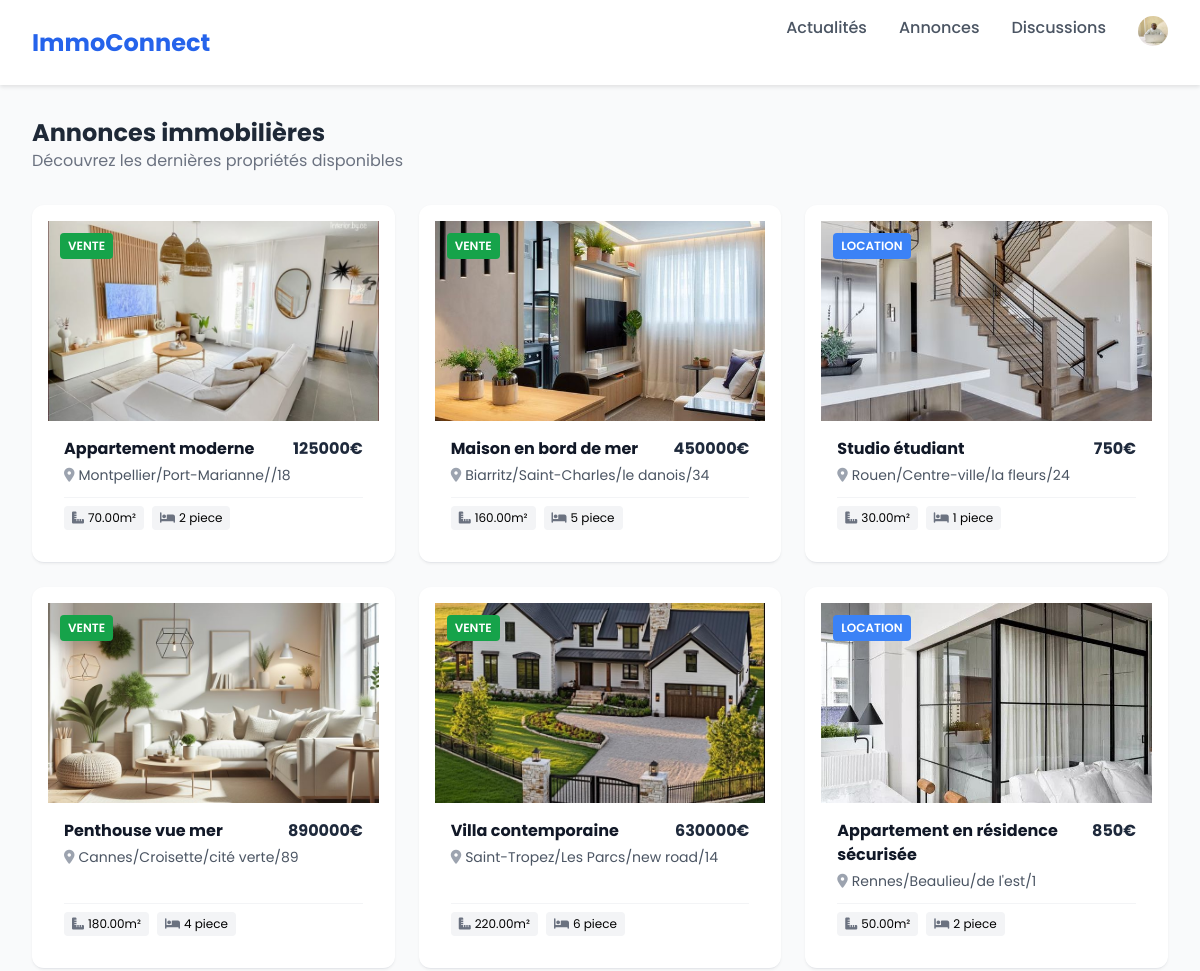
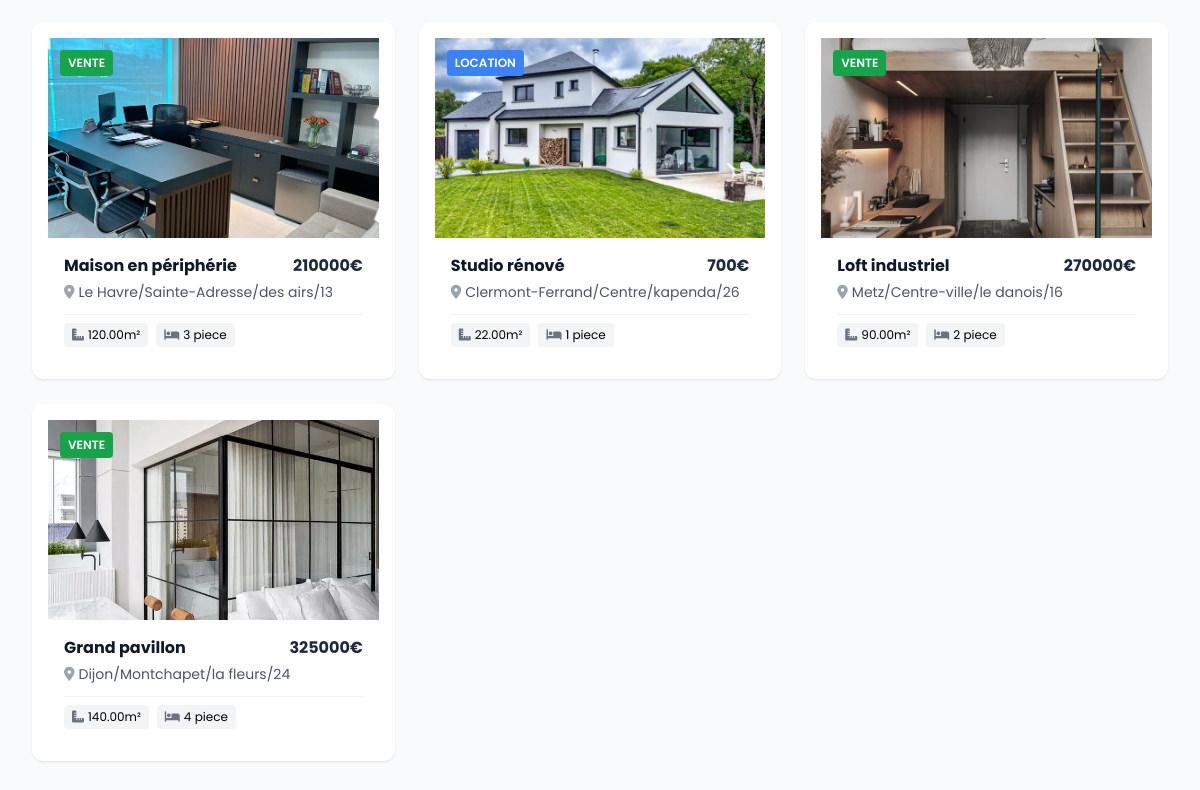
Screenshot of /home/ (signed in) with the database file from the repository (2 pictures, top to bottom).
### authentification/models.py (models this page shows)
class User(AbstractUser):
    profile_photo = models.ImageField(blank=True, null=True, upload_to='profile_images/')
    phone_number = models.CharField(max_length=10, blank=True, null=True)

### hzone_app/models.py (models this page shows)
class Listing(models.Model):
    TRANSACTION_CHOICES = [
        ('vente', 'Vente'),
        ('location', 'Location'),
    ]
    PROPERTY_TYPE_CHOICES = [
        ('maison', 'Maison'),
        ('appartement', 'Appartement'),
        ('terrain', 'Terrain')
    ]
    OUTDOOR_CHOICES = [
        ('oui', 'Oui'),
        ('non', 'Non'),
    ]
    owner = models.ForeignKey(User, on_delete=models.CASCADE)
    transaction_type = models.CharField(max_length=20, choices=TRANSACTION_CHOICES)
    property_type = models.CharField(max_length=50, choices=PROPERTY_TYPE_CHOICES)
    title = models.fields.CharField(max_length=100)
    surface = models.DecimalField(max_digits=10, decimal_places=2)
    number_of_piece = models.IntegerField()
    outdoor_space = models.CharField(max_length=3, choices=OUTDOOR_CHOICES)
    city = models.CharField()
    district = models.CharField()
    street = models.CharField(blank=True, null=True)
    street_number = models.CharField()
    description = models.TextField()
    price = models.BigIntegerField()
    create_at = models.DateTimeField(auto_now_add=True)

class ListingImage(models.Model):
    listing = models.ForeignKey(Listing, on_delete=models.CASCADE, related_name='images')
    image = models.ImageField(upload_to='listing_images/')
    uploaded_at = models.DateTimeField(auto_now_add=True)

### hzone_app/views.py (the view)
# urls.py: 2. Add a URL to urlpatterns:  path('', views.home, name='home')
@login_required(login_url="connexion")
def home(request):
    listings = Listing.objects.exclude(owner=request.user)
    return render(request, 'hzone_app/home.html', context={'listings': listings})

### hzone_app/templates/hzone_app/home.html (shortened to what this page needs)
{% extends 'hzone/app_base.html' %}
{% load static %}
{% block content %}
<!DOCTYPE html>
<html lang="fr">
<head>
    <script src="https://cdn.tailwindcss.com"></script>
    <link rel="stylesheet" href="https://cdnjs.cloudflare.com/ajax/libs/font-awesome/6.4.0/css/all.min.css">
</head>
<body class="bg-gray-50">
    <div class="max-w-7xl mx-auto px-4 sm:px-6 lg:px-8 py-8">
        <div class="flex flex-col md:flex-row justify-between items-start md:items-center mb-8 gap-4">
            <div>
                <h1 class="text-2xl font-bold text-gray-800">Annonces immobilières</h1>
                <p class="text-gray-500">Découvrez les dernières propriétés disponibles</p>
            </div>
        </div>
        <div class="grid grid-cols-1 sm:grid-cols-2 lg:grid-cols-3 xl:grid-cols-4 gap-6">
            {% for property in listings %}
            <a href="{% url 'listing_detail' property.id %}" class="property-card bg-white rounded-xl overflow-hidden flex flex-col h-full">
                <div class="property-image-container">
                    <img src="{{ property.images.first.image.url }}" alt="{{ property.title }}" class="property-image">
                    <span class="property-type
                        {% if property.transaction_type == 'location' %}
                        bg-blue-500
                        {% else %}
                            bg-green-600
                        {% endif %}
                        text-white">
                        {{ property.transaction_type|title }}
                    </span>
                </div>
                <div class="p-4 flex-grow flex flex-col">
                    <div class="flex justify-between items-start mb-1">
                        <h3 class="font-bold text-gray-900">{{ property.title }}</h3>
                        <span class="price-tag">{{ property.price }}€</span>
                    </div>
                    <p class="text-sm text-gray-600 mb-3 flex items-center">
                        <i class="fas fa-map-marker-alt text-gray-400 mr-1"></i>
                        {{ property.city }}/{{ property.district }}/{{ property.street }}/{{ property.street_number }}
                    </p>
                    <div class="flex flex-wrap gap-2 mt-auto pt-2 border-t border-gray-100">
                        <span class="text-xs bg-gray-100 px-2 py-1 rounded flex items-center">
                            <i class="fas fa-ruler-combined text-gray-500 mr-1"></i> {{ property.surface }}m²
                        </span>
                        <span class="text-xs bg-gray-100 px-2 py-1 rounded flex items-center">
                            <i class="fas fa-bed text-gray-500 mr-1"></i> {{ property.number_of_piece }} piece
                        </span>
                    </div>
                </div>
            </a>
            {% endfor %}
        </div>
    </div>
</body>
</html>
{% endblock %}

### hzone/templates/hzone/app_base.html (shortened to what this page needs)
{% load static %}
<!DOCTYPE html>
<html lang="fr">
<head>
    <link rel="stylesheet" href="https://cdnjs.cloudflare.com/ajax/libs/font-awesome/6.4.0/css/all.min.css">
    <link rel="stylesheet" href="{% static 'hzone_app/css/styles.css' %}">
    <link rel="stylesheet" href="https://cdnjs.cloudflare.com/ajax/libs/font-awesome/6.4.0/css/all.min.css">
    <script src="https://cdn.tailwindcss.com"></script>
</head>
<body>
    <nav class="navbar">
        <div class="nav-content">
            <a href="{% url 'home' %}" class="logo">ImmoConnect</a>
            <div class="nav-links">
                <a href="{% url 'home' %}">Actualités</a>
                <a href="{% url 'listings' %}">Annonces</a>
                <a href="{% url 'list_discussions' %}">Discussions</a>
                <form method="post" action="{% url 'logout' %}">
                    {% if request.user.profile_photo %}
                        <button type="submit" style="border: none; background-color: transparent; cursor: pointer;"><img src="{{ request.user.profile_photo.url }}" alt="Photo de profil" class="profile-photo"></button>
                    {% else %}
                        <button type="submit" class="btn btn-danger">Logout</button>
                    {% endif %}
                </form>
            </div>
        </div>
    </nav>
    {% block content %}
    {% endblock %}
</body>
</html>

### hzone_app/static/hzone_app/css/styles.css (style rules this page uses)
:root { --first : #FFD600; --second : #DC0914; --third : #6E6E6E; --fourth : #BEBEBE; --fifth : #570307; }
* { margin:0; padding:0; box-sizing: border-box; font-family: 'Poppins', sans-serif; }
body { background-color: #f5f5f5; }
.navbar { background-color: white; padding: 1rem 2rem; box-shadow: 0 2px 4px rgba(0,0,0,0.1); position: sticky; top: 0; z-index: 1000; animation: slideIn 0.5s ease-out; }
.nav-content { max-width: 1200px; margin: 0 auto; display: flex; justify-content: space-between; align-items: center; position: relative; }
.logo { color: #2563eb; font-size: 1.5rem; font-weight: 700; text-decoration: none; transition: transform 0.3s ease; }
.nav-links { display: flex; gap: 2rem; }
.nav-links a { text-decoration: none; color: #4b5563; font-weight: 500; transition: all 0.3s ease; position: relative; }
.nav-links a::after { content: ''; position: absolute; width: 0; height: 2px; bottom: -4px; left: 0; background-color: #2563eb; transition: width 0.3s ease; }
.property-card { padding: 1rem; border-bottom: 1px solid #e5e7eb; display: flex; flex-direction: column; height: 100%; }
.property-type { flex: 1; text-align: center; }
.profile-photo { width: 30px; height: 30px; overflow: hidden; border-radius: 50%; margin-bottom: 1rem; }

### hzone_app/templates/hzone_app/home.html (style rules this page uses)
body { font-family: 'Inter', sans-serif; background-color: #f8fafc; }
.property-card { transition: all 0.2s ease; box-shadow: 0 1px 3px rgba(0, 0, 0, 0.05); }
.property-image-container { height: 200px; overflow: hidden; position: relative; }
.property-image { height: 100%; width: 100%; object-fit: cover; transition: transform 0.3s ease; }
.property-type { position: absolute; top: 12px; left: 12px; padding: 4px 8px; border-radius: 4px; font-size: 0.75rem; font-weight: 600; text-transform: uppercase; }
.price-tag { font-weight: 700; color: #1e293b; }

### rows the page displays
User: user.profile_photo (picture)
Listing: images.first.image (picture), transaction_type "VENTE", title "Appartement moderne", price "125000", city "Montpellier", district "Port-Marianne", street_number "18", surface "70.00", number_of_piece "2"
Listing: images.first.image (picture), transaction_type "VENTE", title "Maison en bord de mer", price "450000", city "Biarritz", district "Saint-Charles", street "le danois", street_number "34", surface "160.00", number_of_piece "5"
Listing: images.first.image (picture), transaction_type "LOCATION", title "Studio étudiant", price "750", city "Rouen", district "Centre-ville", street "la fleurs", street_number "24", surface "30.00", number_of_piece "1"
Listing: images.first.image (picture), transaction_type "VENTE", title "Penthouse vue mer", price "890000", city "Cannes", district "Croisette", street "cité verte", street_number "89", surface "180.00", number_of_piece "4"
Listing: images.first.image (picture), transaction_type "VENTE", title "Villa contemporaine", price "630000", city "Saint-Tropez", district "Les Parcs", street "new road", street_number "14", surface "220.00", number_of_piece "6"
Listing: images.first.image (picture), transaction_type "LOCATION", title "Appartement en résidence sécurisée", price "850", city "Rennes", district "Beaulieu", street "de l'est", street_number "1", surface "50.00", number_of_piece "2"
Listing: images.first.image (picture), transaction_type "VENTE", title "Maison en périphérie", price "210000", city "Le Havre", district "Sainte-Adresse", street "des airs", street_number "13", surface "120.00", number_of_piece "3"
Listing: images.first.image (picture), transaction_type "LOCATION", title "Studio rénové", price "700", city "Clermont-Ferrand", district "Centre", street "kapenda", street_number "26", surface "22.00", number_of_piece "1"
Listing: images.first.image (picture), transaction_type "VENTE", title "Loft industriel", price "270000", city "Metz", district "Centre-ville", street "le danois", street_number "16", surface "90.00", number_of_piece "2"
Listing: images.first.image (picture), transaction_type "VENTE", title "Grand pavillon", price "325000", city "Dijon", district "Montchapet", street "la fleurs", street_number "24", surface "140.00", number_of_piece "4"
